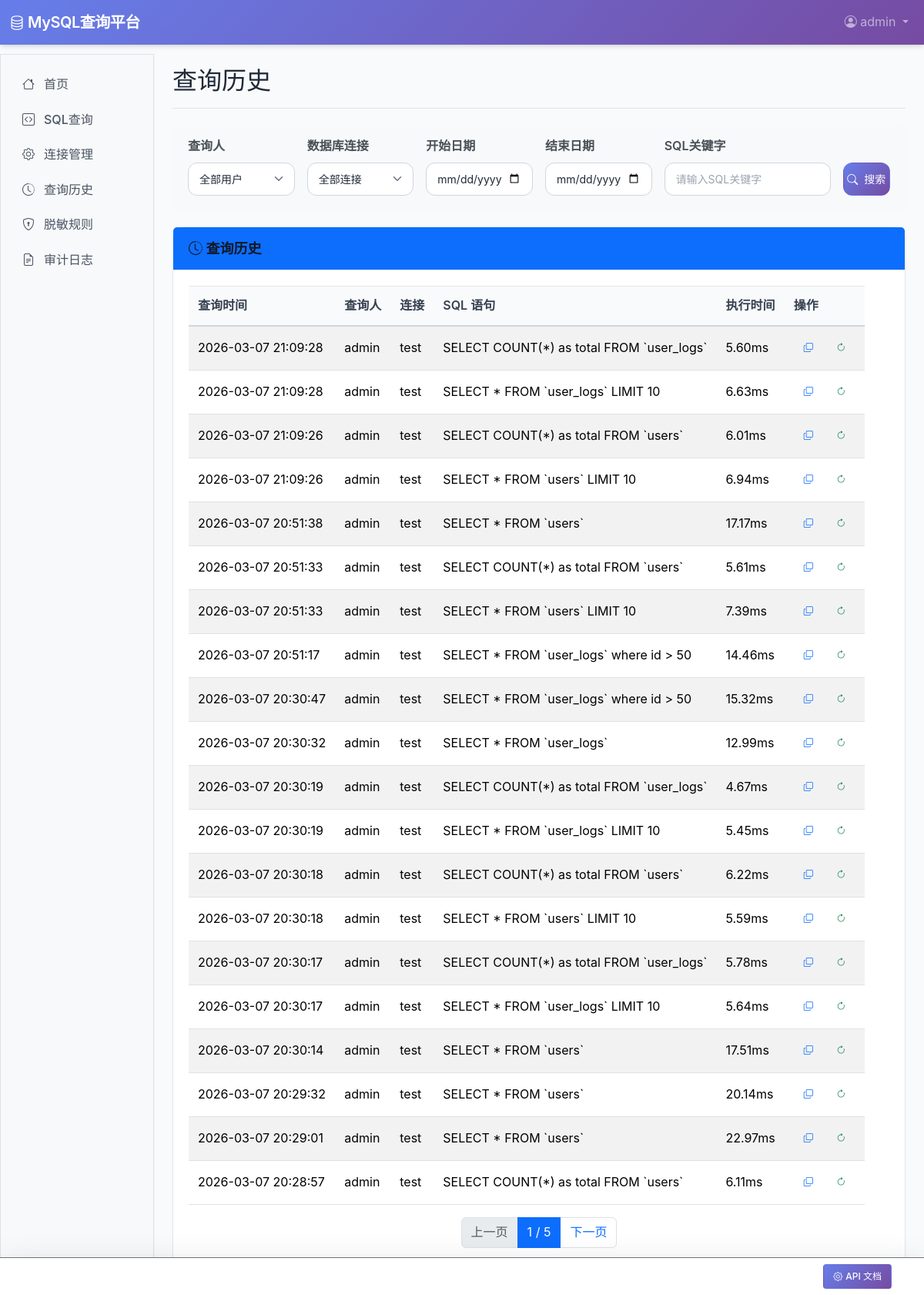
/queries/history/ (signed in), run on the app's committed database.
### accounts/models.py (models this page shows, shortened)
class User(AbstractUser):
    ROLE_CHOICES = (
        ('normal', '普通用户'),
        ('admin', '管理员'),
    )
    role = models.CharField(max_length=10, choices=ROLE_CHOICES, default='normal')
    last_login_ip = models.GenericIPAddressField(null=True, blank=True, verbose_name='上次登录IP')
    login_count = models.PositiveIntegerField(default=0, verbose_name='登录次数')
    groups = models.ManyToManyField(
        Group,
        verbose_name='groups',
        blank=True,
        help_text='The groups this user belongs to.',
        related_name='custom_user_set',
        related_query_name='custom_user',
    )
    user_permissions = models.ManyToManyField(
        Permission,
        verbose_name='user permissions',
        blank=True,
        help_text='Specific permissions for this user.',
        related_name='custom_user_set',
        related_query_name='custom_user',
    )
    class Meta:
        verbose_name = '用户'
        verbose_name_plural = '用户'

### queries/models.py (models this page shows, shortened)
class QueryHistory(models.Model):
    user = models.ForeignKey(
        settings.AUTH_USER_MODEL,
        on_delete=models.CASCADE,
        related_name='query_history'
    )
    connection = models.ForeignKey(
        MySQLConnection,
        on_delete=models.CASCADE,
        related_name='query_history'
    )
    sql = models.TextField(verbose_name='SQL 语句')
    execution_time = models.FloatField(null=True, blank=True, verbose_name='执行时间(ms)')
    created_at = models.DateTimeField(auto_now_add=True)
    class Meta:
        verbose_name = '查询历史'
        verbose_name_plural = '查询历史'

### connections/models.py (models this page shows, shortened)
class MySQLConnection(models.Model):
    STATUS_CHOICES = [
        ('active', '已连接'),
        ('inactive', '未连接'),
    ]
    name = models.CharField(max_length=100, verbose_name='连接名称')
    status = models.CharField(
        max_length=10,
        choices=STATUS_CHOICES,
        default='inactive',
        verbose_name='连接状态'
    )
    host = models.CharField(max_length=255, verbose_name='主机地址')
    port = models.PositiveIntegerField(default=3306, verbose_name='端口')
    database = models.CharField(max_length=100, verbose_name='数据库名称')
    username = models.CharField(max_length=100, verbose_name='用户名')
    password = models.CharField(max_length=255, verbose_name='密码')
    created_by = models.ForeignKey(
        settings.AUTH_USER_MODEL,
        on_delete=models.CASCADE,
        related_name='connections'
    )
    created_at = models.DateTimeField(auto_now_add=True)
    updated_at = models.DateTimeField(auto_now=True)
    class Meta:
        verbose_name = 'MySQL 连接'
        verbose_name_plural = 'MySQL 连接'

### queries/views.py (the view, shortened to what this page needs)
# urls.py: path('history/', views.query_history_view, name='query_history'),
@login_required
def query_history_view(request):
    if request.user.role == 'admin':
        history = QueryHistory.objects.all()
    else:
        history = QueryHistory.objects.filter(user=request.user)
    from accounts.models import User
    all_users = User.objects.all()
    from connections.models import MySQLConnection
    all_connections = MySQLConnection.objects.all()
    filter_user_id = request.GET.get('user')
    filter_connection_id = request.GET.get('connection')
    start_date = request.GET.get('start_date')
    end_date = request.GET.get('end_date')
    sql_keyword = request.GET.get('sql_keyword')
    if filter_user_id:
        history = history.filter(user_id=filter_user_id)
    if filter_connection_id:
        history = history.filter(connection_id=filter_connection_id)
    if sql_keyword:
        history = history.filter(sql__icontains=sql_keyword)
    history = history.order_by('-created_at')
    from django.core.paginator import Paginator
    paginator = Paginator(history, 20)
    page = request.GET.get('page')
    history_page = paginator.get_page(page)
    context = {
        'history': history_page,
        'all_users': all_users,
        'all_connections': all_connections,
        'filter_user': filter_user_id,
        'filter_connection': filter_connection_id,
        'filter_start_date': start_date,
        'filter_end_date': end_date,
        'filter_sql_keyword': sql_keyword,
    }
    return render(request, 'queries/history.html', context)

### queries/templates/queries/history.html (shortened to what this page needs)
{% extends 'base.html' %}
{% block page_title %}查询历史{% endblock %}
{% block content %}
<div class="row">
    <div class="col-lg-12 mb-4">
        <div class="filter-card">
            <form method="GET" class="row g-3">
                <div class="col-md-2">
                    <label class="form-label">查询人</label>
                    <select class="form-select" name="user">
                        <option value="">全部用户</option>
                    </select>
                </div>
                <div class="col-md-2">
                    <label class="form-label">数据库连接</label>
                    <select class="form-select" name="connection">
                        <option value="">全部连接</option>
                    </select>
                </div>
                <div class="col-md-2">
                    <label class="form-label">开始日期</label>
                    <input type="date" class="form-control" name="start_date" value="{{ filter_start_date|default:'' }}">
                </div>
                <div class="col-md-2">
                    <label class="form-label">结束日期</label>
                    <input type="date" class="form-control" name="end_date" value="{{ filter_end_date|default:'' }}">
                </div>
                <div class="col-md-3">
                    <label class="form-label">SQL关键字</label>
                    <input type="text" class="form-control" name="sql_keyword" placeholder="请输入SQL关键字" value="{{ filter_sql_keyword|default:'' }}">
                </div>
                <div class="col-md-1 d-flex align-items-end">
                    <button type="submit" class="btn btn-primary w-100">
                        <i class="bi bi-search"></i> 搜索
                    </button>
                </div>
            </form>
        </div>
        <div class="card">
            <div class="card-header bg-primary text-white">
                <h5 class="mb-0">
                    <i class="bi bi-clock-history"></i> 查询历史
                </h5>
            </div>
            <div class="card-body">
                {% if history %}
                    <div class="table-responsive">
                        <table class="table table-striped table-hover">
                            <thead class="table-primary">
                                <tr>
                                    <th>查询时间</th>
                                    <th>查询人</th>
                                    <th>连接</th>
                                    <th>SQL 语句</th>
                                    <th>执行时间</th>
                                    <th>操作</th>
                                </tr>
                            </thead>
                            <tbody>
                                {% for query in history %}
                                    <tr>
                                        <td>{{ query.created_at|date:"Y-m-d H:i:s" }}</td>
                                        <td>{{ query.user.username }}</td>
                                        <td>{% if query.connection %}{{ query.connection.name }}{% else %}-{% endif %}</td>
                                        <td>
                                            <div class="sql-preview">
                                                {{ query.sql|truncatechars:100 }}
                                            </div>
                                        </td>
                                        <td>{% if query.execution_time %}{{ query.execution_time|floatformat:2 }}ms{% else %}-{% endif %}</td>
                                        <td>
                                            <a href="#" class="btn btn-sm btn-outline-primary" onclick="copySQL('{{ query.id }}')" data-bs-toggle="tooltip" data-bs-placement="top" title="复制 SQL">
                                                <i class="bi bi-copy"></i>
                                            </a>
                                            {% if query.connection %}
                                            <a href="{% url 'queries:sql_query' %}?sql={{ query.sql|urlencode }}&connection={{ query.connection.id }}" class="btn btn-sm btn-outline-success" data-bs-toggle="tooltip" data-bs-placement="top" title="重新执行">
                                                <i class="bi bi-arrow-clockwise"></i>
                                            </a>
                                            {% endif %}
                                        </td>
                                    </tr>
                                {% endfor %}
                            </tbody>
                        </table>
                    </div>
                    {% if history.has_other_pages %}
                    <nav>
                        <ul class="pagination justify-content-center">
                            {% if history.has_previous %}
                                <li class="page-item">
                                    <a class="page-link" href="?page={{ history.previous_page_number }}{% if filter_user %}&user={{ filter_user }}{% endif %}{% if filter_connection %}&connection={{ filter_connection }}{% endif %}{% if filter_start_date %}&start_date={{ filter_start_date }}{% endif %}{% if filter_end_date %}&end_date={{ filter_end_date }}{% endif %}{% if filter_sql_keyword %}&sql_keyword={{ filter_sql_keyword }}{% endif %}">上一页</a>
                                </li>
                            {% else %}
                                <li class="page-item disabled"><span class="page-link">上一页</span></li>
                            {% endif %}
                            <li class="page-item active"><span class="page-link">{{ history.number }} / {{ history.paginator.num_pages }}</span></li>
                            {% if history.has_next %}
                                <li class="page-item">
                                    <a class="page-link" href="?page={{ history.next_page_number }}">下一页</a>
                                </li>
                            {% else %}
                                <li class="page-item disabled"><span class="page-link">下一页</span></li>
                            {% endif %}
                        </ul>
                    </nav>
                    {% endif %}
                {% endif %}
            </div>
        </div>
    </div>
</div>
{% endblock %}

### templates/navbar.html (shortened to what this page needs)
<nav class="navbar navbar-expand-lg navbar-dark bg-primary fixed-top">
    <div class="container-fluid">
        <a class="navbar-brand" href="{% url 'queries:query_list' %}">
            <i class="bi bi-database"></i> MySQL查询平台
        </a>
        <div class="collapse navbar-collapse" id="navbarNav">
            <ul class="navbar-nav ms-auto">
                {% if user.is_authenticated %}
                    <li class="nav-item dropdown">
                        <a class="nav-link dropdown-toggle" href="#" role="button" data-bs-toggle="dropdown" aria-expanded="false">
                            <i class="bi bi-person-circle"></i> {{ user.username }}
                        </a>
                    </li>
                {% else %}
                    <li class="nav-item">
                        <a class="nav-link" href="{% url 'accounts:login' %}">登录</a>
                    </li>
                {% endif %}
            </ul>
        </div>
    </div>
</nav>

### queries/templates/queries/history.html (style rules this page uses)
.filter-card { background: #f8f9fa; border-radius: 10px; padding: 20px; margin-bottom: 20px; }
.filter-card .form-label { font-weight: 600; color: #495057; }

### data on the page
User: username "admin"
QueryHistory: created_at "2026-03-07 21:09:28", user.username "admin", connection.name "test", sql "SELECT COUNT(*) as total FROM `user_logs`", execution_time "5.60"
QueryHistory: created_at "2026-03-07 21:09:28", user.username "admin", connection.name "test", sql "SELECT * FROM `user_logs` LIMIT 10", execution_time "6.63"
QueryHistory: created_at "2026-03-07 21:09:26", user.username "admin", connection.name "test", sql "SELECT COUNT(*) as total FROM `users`", execution_time "6.01"
QueryHistory: created_at "2026-03-07 21:09:26", user.username "admin", connection.name "test", sql "SELECT * FROM `users` LIMIT 10", execution_time "6.94"
QueryHistory: created_at "2026-03-07 20:51:38", user.username "admin", connection.name "test", sql "SELECT * FROM `users`", execution_time "17.17"
QueryHistory: created_at "2026-03-07 20:51:33", user.username "admin", connection.name "test", sql "SELECT COUNT(*) as total FROM `users`", execution_time "5.61"
QueryHistory: created_at "2026-03-07 20:51:33", user.username "admin", connection.name "test", sql "SELECT * FROM `users` LIMIT 10", execution_time "7.39"
QueryHistory: created_at "2026-03-07 20:51:17", user.username "admin", connection.name "test", sql "SELECT * FROM `user_logs` where id > 50", execution_time "14.46"
QueryHistory: created_at "2026-03-07 20:30:47", user.username "admin", connection.name "test", sql "SELECT * FROM `user_logs` where id > 50", execution_time "15.32"
QueryHistory: created_at "2026-03-07 20:30:32", user.username "admin", connection.name "test", sql "SELECT * FROM `user_logs`", execution_time "12.99"
QueryHistory: created_at "2026-03-07 20:30:19", user.username "admin", connection.name "test", sql "SELECT COUNT(*) as total FROM `user_logs`", execution_time "4.67"
QueryHistory: created_at "2026-03-07 20:30:19", user.username "admin", connection.name "test", sql "SELECT * FROM `user_logs` LIMIT 10", execution_time "5.45"
QueryHistory: created_at "2026-03-07 20:30:18", user.username "admin", connection.name "test", sql "SELECT COUNT(*) as total FROM `users`", execution_time "6.22"
QueryHistory: created_at "2026-03-07 20:30:18", user.username "admin", connection.name "test", sql "SELECT * FROM `users` LIMIT 10", execution_time "5.59"
QueryHistory: created_at "2026-03-07 20:30:17", user.username "admin", connection.name "test", sql "SELECT COUNT(*) as total FROM `user_logs`", execution_time "5.78"
QueryHistory: created_at "2026-03-07 20:30:17", user.username "admin", connection.name "test", sql "SELECT * FROM `user_logs` LIMIT 10", execution_time "5.64"
QueryHistory: created_at "2026-03-07 20:30:14", user.username "admin", connection.name "test", sql "SELECT * FROM `users`", execution_time "17.51"
QueryHistory: created_at "2026-03-07 20:29:32", user.username "admin", connection.name "test", sql "SELECT * FROM `users`", execution_time "20.14"
QueryHistory: created_at "2026-03-07 20:29:01", user.username "admin", connection.name "test", sql "SELECT * FROM `users`", execution_time "22.97"
QueryHistory: created_at "2026-03-07 20:28:57", user.username "admin", connection.name "test", sql "SELECT COUNT(*) as total FROM `users`", execution_time "6.11"

### other printed values
{{ history.number }} "1"
{{ history.paginator.num_pages }} "5"
